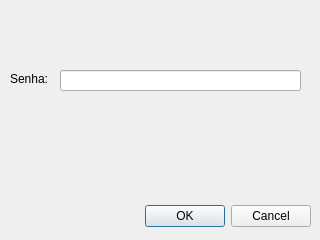
<?xml version="1.0" encoding="UTF-8"?>
<ui version="4.0">
 <class>JanelaSudo</class>
 <widget class="QDialog" name="JanelaSudo">
  <property name="geometry">
   <rect>
    <x>0</x>
    <y>0</y>
    <width>320</width>
    <height>240</height>
   </rect>
  </property>
  <property name="windowTitle">
   <string>Dialog</string>
  </property>
  <widget class="QDialogButtonBox" name="btn_ok_sudo">
   <property name="geometry">
    <rect>
     <x>10</x>
     <y>200</y>
     <width>301</width>
     <height>32</height>
    </rect>
   </property>
   <property name="orientation">
    <enum>Qt::Horizontal</enum>
   </property>
   <property name="standardButtons">
    <set>QDialogButtonBox::Cancel|QDialogButtonBox::Ok</set>
   </property>
  </widget>
  <widget class="QLineEdit" name="le_sudo_senha">
   <property name="geometry">
    <rect>
     <x>60</x>
     <y>70</y>
     <width>241</width>
     <height>21</height>
    </rect>
   </property>
  </widget>
  <widget class="QLabel" name="label">
   <property name="geometry">
    <rect>
     <x>10</x>
     <y>70</y>
     <width>49</width>
     <height>17</height>
    </rect>
   </property>
   <property name="text">
    <string>Senha: </string>
   </property>
  </widget>
 </widget>
 <resources/>
 <connections>
  <connection>
   <sender>btn_ok_sudo</sender>
   <signal>accepted()</signal>
   <receiver>JanelaSudo</receiver>
   <slot>accept()</slot>
   <hints>
    <hint type="sourcelabel">
     <x>248</x>
     <y>254</y>
    </hint>
    <hint type="destinationlabel">
     <x>157</x>
     <y>274</y>
    </hint>
   </hints>
  </connection>
  <connection>
   <sender>btn_ok_sudo</sender>
   <signal>rejected()</signal>
   <receiver>JanelaSudo</receiver>
   <slot>reject()</slot>
   <hints>
    <hint type="sourcelabel">
     <x>316</x>
     <y>260</y>
    </hint>
    <hint type="destinationlabel">
     <x>286</x>
     <y>274</y>
    </hint>
   </hints>
  </connection>
 </connections>
</ui>
